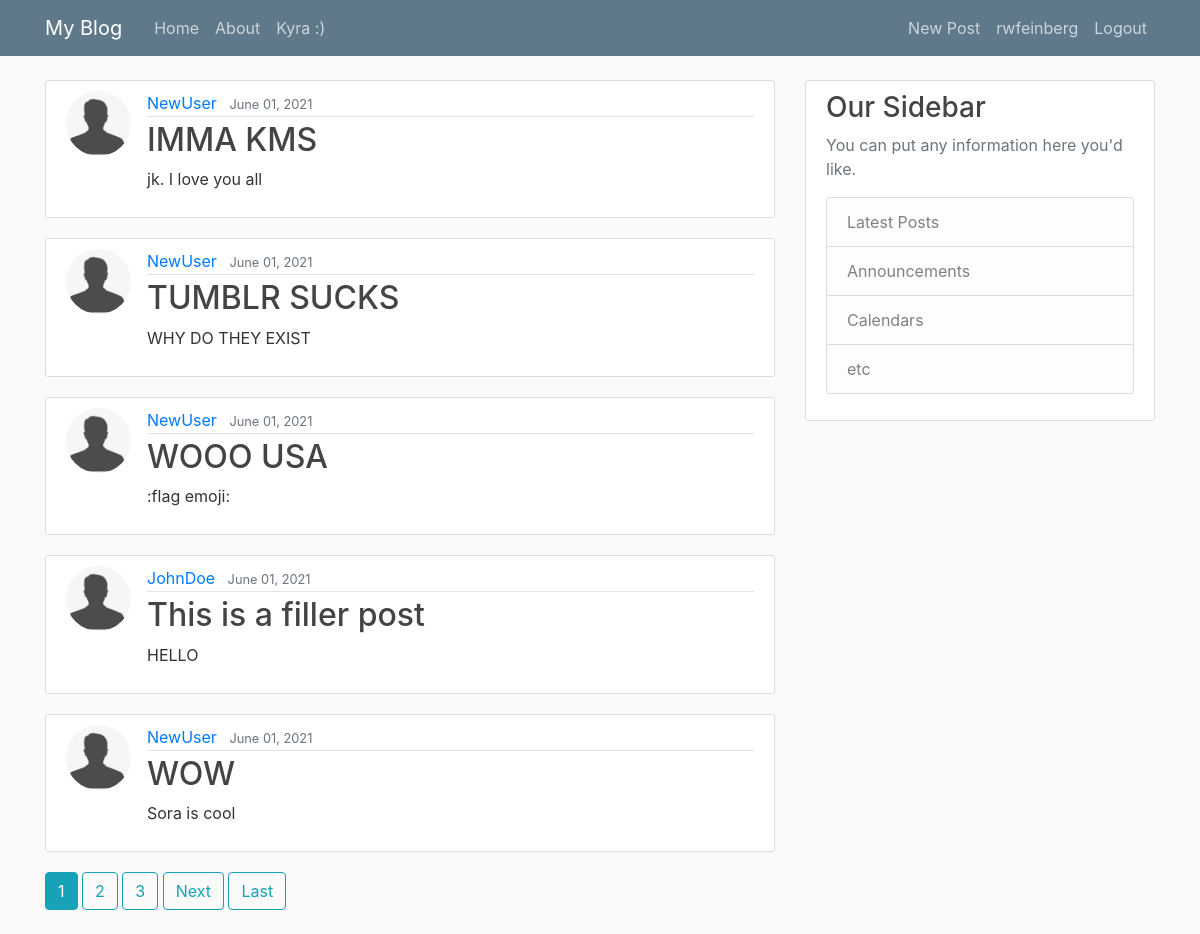
The app's page / (signed in) with its own data.
### blog/models.py (models this page shows, shortened)
class Post(models.Model):
    title = models.CharField(max_length=100)
    content = models.TextField()
    date_posted = models.DateTimeField(auto_now_add=True)
    author = models.ForeignKey(User, on_delete=models.CASCADE)

### users/models.py (models this page shows, shortened)
class Profile(models.Model):
    user = models.OneToOneField(User, on_delete=models.CASCADE)             # Defines 1-to-1 existence of user and profile
    image = models.ImageField(default='default.jpg', upload_to='profile_pics')  # Defines profile picture location and default

### blog/views.py (the view)
# urls.py: path('', PostListView.as_view(), name='blog-home'),
class PostListView(ListView):
    model = Post                                            # active model
    template_name = 'blog/home.html'                        # HTML template for page
    context_object_name = 'posts'                           # name of 'object' within template
    ordering = ['-date_posted']                             # how to order posts on homepage
    paginate_by = 5                                         # objects per page

### blog/templates/blog/home.html (shortened to what this page needs)
{% extends "blog/base.html" %}
{% block content %}
    {% for post in posts %}
    <article class="media content-section">
      <img class="rounded-circle article-img" src="{{ post.author.profile.image.url }}" alt="">
        <div class="media-body">
          <div class="article-metadata">
            <a class="mr-2" href="#">{{ post.author }}</a>
            <small class="text-muted">{{ post.date_posted|date:"F d, Y" }}</small>
          </div>
          <h2><a class="article-title" href="{% url 'post-detail' post.id %}">{{ post.title }}</a></h2>
          <p class="article-content">{{ post.content }}</p>
        </div>
    </article>
    {% endfor %}
    <div>
      {% if is_paginated %}
        {% for num in page_obj.paginator.page_range %}
          {% if page_obj.number == num %}
            <a class="btn btn-info mb-4" href="?page={{ num }}">{{ num }}</a>
          {% elif num > page_obj.number|add:'-3' and num < page_obj.number|add:'3' %}
            <a class="btn btn-outline-info mb-4" href="?page={{ num }}">{{ num }}</a>
          {% endif %}
        {% endfor %}
        {% if page_obj.has_next %}
          <a class="btn btn-outline-info mb-4" href="?page={{ page_obj.next_page_number }}">Next</a>
          <a class="btn btn-outline-info mb-4" href="?page={{ page_obj.paginator.num_pages }}">Last</a>
        {% endif %}
      {% endif %}
    </div>
{% endblock content %}

### blog/templates/blog/base.html (shortened to what this page needs)
{% load static %}
<!DOCTYPE html>
<html>
    <head>
        <link rel="stylesheet" href="https://maxcdn.bootstrapcdn.com/bootstrap/4.0.0/css/bootstrap.min.css">
        <link rel="stylesheet" href="{% static 'blog/main.css' %}">
    </head>
    <body>
        <header class="site-header">
            <nav class="navbar navbar-expand-md navbar-dark bg-steel fixed-top">
              <div class="container">
                <a class="navbar-brand mr-4" href="{% url 'blog-home' %}">My Blog</a>
                <div class="collapse navbar-collapse" id="navbarToggle">
                  <div class="navbar-nav mr-auto">
                    <a class="nav-item nav-link" href="{% url 'blog-home' %}">Home</a>
                    <a class="nav-item nav-link" href="{% url 'blog-about' %}">About</a>
                    {% if user.is_authenticated and user.username == "rwfeinberg" %}
                      <a class="nav-item nav-link" href="{% url 'special' %}">Kyra :)</a>
                    {% endif %}
                  </div>
                  <div class="navbar-nav">
                    {% if user.is_authenticated %}
                      <a class="nav-item nav-link" href="{% url 'post-create' %}">New Post</a>
                      <a class="nav-item nav-link" href="{% url 'profile' %}">{{ user.username }}</a>
                      <a class="nav-item nav-link" href="{% url 'logout' %}">Logout</a>
                    {% else %}
                      <a class="nav-item nav-link" href="{% url 'login' %}">Login</a>
                      <a class="nav-item nav-link" href="{% url 'register' %}">Register</a>
                    {% endif %}
                    </div>
                </div>
              </div>
            </nav>
        </header>
        <main role="main" class="container">
            <div class="row">
              <div class="col-md-8">
                {% block content %}{% endblock %}
              </div>
              <div class="col-md-4">
                <div class="content-section">
                  <h3>Our Sidebar</h3>
                  <p class='text-muted'>You can put any information here you'd like.
                    <ul class="list-group">
                      <li class="list-group-item list-group-item-light">Latest Posts</li>
                      <li class="list-group-item list-group-item-light">Announcements</li>
                      <li class="list-group-item list-group-item-light">Calendars</li>
                      <li class="list-group-item list-group-item-light">etc</li>
                    </ul>
                  </p>
                </div>
              </div>
            </div>
        </main>
    </body>
</html>

### blog/static/blog/main.css (style rules this page uses)
body { background: #fafafa; color: #333333; margin-top: 5rem; }
h1, h2, h3, h4, h5, h6 { color: #444444; }
ul { margin: 0; }
.bg-steel { background-color: #5f788a; }
.site-header .navbar-nav .nav-link { color: #cbd5db; }
.content-section { background: #ffffff; padding: 10px 20px; border: 1px solid #dddddd; border-radius: 3px; margin-bottom: 20px; }
.article-title { color: #444444; }
.article-content { white-space: pre-line; }
.article-img { height: 65px; width: 65px; margin-right: 16px; }
.article-metadata { padding-bottom: 1px; margin-bottom: 4px; border-bottom: 1px solid #e3e3e3 }

### records on screen
Post: author.profile.image (placeholder picture), author "NewUser", date_posted "June 01, 2021", title "IMMA KMS", content "jk. I love you all"
Post: author.profile.image (placeholder picture), author "NewUser", date_posted "June 01, 2021", title "TUMBLR SUCKS", content "WHY DO THEY EXIST"
Post: author.profile.image (placeholder picture), author "NewUser", date_posted "June 01, 2021", title "WOOO USA", content ":flag emoji:"
Post: author.profile.image (placeholder picture), author "JohnDoe", date_posted "June 01, 2021", title "This is a filler post", content "HELLO"
Post: author.profile.image (placeholder picture), author "NewUser", date_posted "June 01, 2021", title "WOW", content "Sora is cool"

### other values on screen
{{ user.username }} "rwfeinberg"
{{ num }} "1"
{{ num }} "2" "3"
